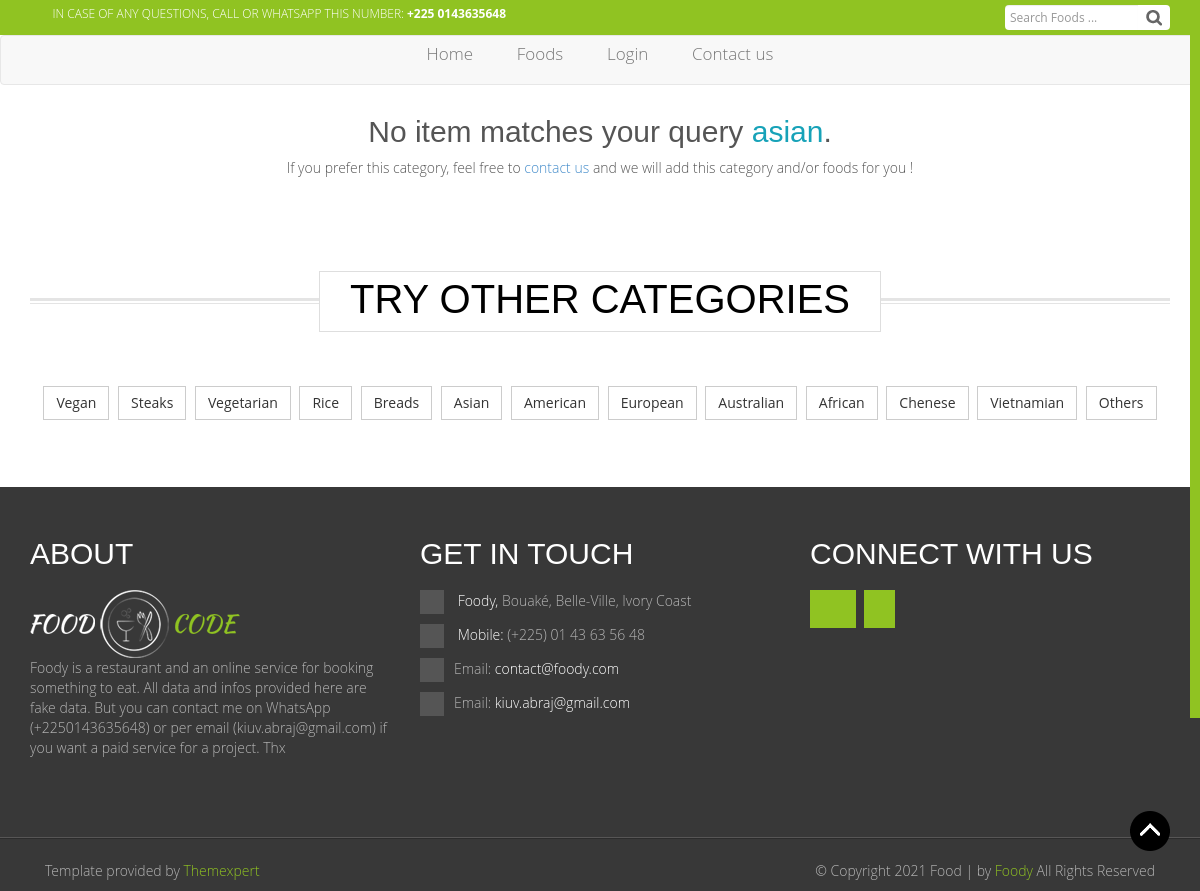
The app's page /foods/category/category=asian/, older data.
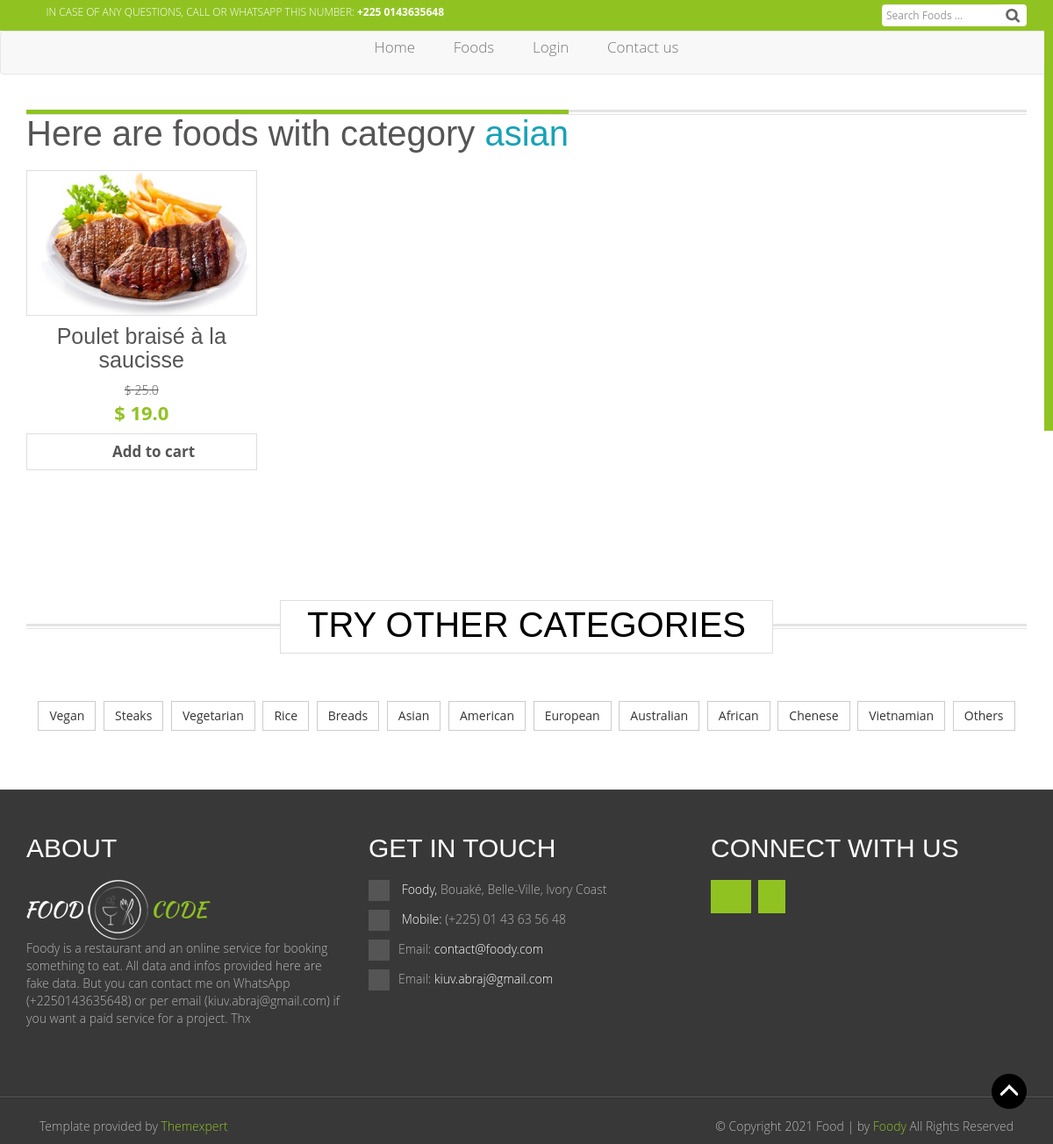
The same page, newer data.
### products/models.py (models this page shows, shortened)
class Item(models.Model):
	hit_count_generic = GenericRelation(HitCount,
		object_id_field='object_pk',
		related_query_name='hit_count_generic_relation'
	)
	title = models.CharField(max_length=255)
	slug = models.SlugField( max_length=400,
		help_text='Autofill field')
	description = models.TextField()
	picture = ResizedImageField(
		size=[500, 500],
		quality=100,
		upload_to='images/foods/%Y/%m/',
		help_text="Main picture")
	tags = TaggableManager()
	is_public = models.BooleanField(default=True)
	picture_2 = ResizedImageField(
		size=[500, 500],
		quality=100,
		null=True,
		blank=True,
		upload_to='images/foods/%Y/%m/',
		help_text="Second picture")
	picture_3 = ResizedImageField(
		size=[500, 500],
		quality=100,
		null=True,
		blank=True,
		upload_to='images/foods/%Y/%m/',
		help_text="Third picture")
	is_popular = models.BooleanField(default=False)
	date = models.DateTimeField(auto_now_add=True)
	price = models.FloatField()
	discount_price = models.FloatField(blank=True, null=True,
		help_text='Must be smaller than normal price')
	category = models.CharField(max_length=20, default='others',
		choices=CATEGORY_CHOICES)
	def get_add_to_cart_url(self):
		return reverse("add-food-to-cart", kwargs={
			"id" : self.id,
			"slug" : self.slug,
		})

### website/views.py (the view)
# urls.py: path('foods/category/category=<category>/', views.food_category_list_view, name='food-category'),
def food_category_list_view(request, category):
	items = Item.objects.filter(category=category).order_by('-id')
	context = {
		'items' : items,
		'items_category' : category,
		'current_site' : get_current_site(request)
	}
	template_name = 'public/items/categories_list.html'
	return render(request, template_name, context)

### templates/public/items/categories_list.html (shortened to what the changed rows need)
{% extends 'public/includes/base.html' %}
{% load i18n %}
{% load static %}
{% load humanize %}
{% load hitcount_tags %}
{% block content %}
	{% if items %}
	<section id="products" class="pb-5">
		<div class="container">
			<div class="row">
				<div class="col-md-12">
					<div class="products-heading">
						<h2>
							Here are foods with category <span class="text-info">{{items_category}}</span>
						</h2>
					</div>
				</div>
			</div>
			<div class="row">
				{% for item in items %}
				<div class="col-md-3 col-lg-3">
					<div class="products">
						<a href="{% url 'food-detail' item.id item.slug %}">
							<img src="{{item.picture.url}}" alt="{{item.title}}" title="{{item.title}}">
						</a>
						<a href="{% url 'food-detail' item.id item.slug %}">
							<h5>
								{{item.title}}
							</h5>
						</a>
						{% if item.price == 0.0 %}
						<p class="price">
							Free
						</p>
						{% else %}
						{% if item.discount_price %}
						<del>$ {{item.price}}</del>
						<p class="price">
							$ {{item.discount_price}}
						</p>
						{% else %}
						<p class="price">
							$ {{item.price}}
						</p>
						{% endif %}
						{% endif %}
						<a class="view-link shutter" href="{{ item.get_add_to_cart_url }}">
							<i class="fa fa-plus-circle"></i>
							Add to cart
						</a>
					</div>
				</div>
				{% endfor %}
			</div>
		</div>
	</section>
	{% else %}
	<section id="products" class="pb-5">
		<div class="container">
			<div class="row">
				<div class="col-md-12 text-center">
					<h4>No item matches your query <span class="text-info">{{items_category}}</span>.</h4>
					<p>
						If you prefer this category, feel free to <a href="{% url 'contact' %}">contact us</a> and we will add this category and/or foods for you !
					</p>
				</div>
			</div>
		</div>
	</section>
	{% endif %}
	<section id="catagorie" class="pb-5">
		<div class="container">
			<div class="row">
				<div class="col-md-12">
					<div class="block">
						<div class="block-heading">
							<h2 class="pt-2">TRY OTHER CATEGORIES</h2>
						</div>
					</div>
				</div>
			</div>
		</div>
	</section>
{% endblock content %}

Row changes from the older to the newer data that the page shows:
added Item: category "asian", picture (picture), title "Poulet braisé à la saucisse", price "25.0", discount_price "19.0"
Text that changed along with them:
{{ items_category }}: "asian" → (not shown)
text no longer shown: "No item matches your query . If you prefer this category, feel free to contact us and we will add this category and/or foods for you !"
text now shown: "Here are foods with category"
